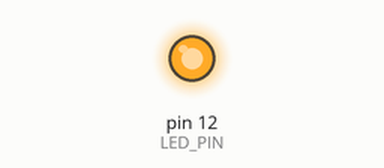
Bench run of a sketch on a simulated Arduino Uno, built with avr-gcc and run on an emulated ATmega328P. On the bench: output pins drawn as LEDs (lit = HIGH).

Above: at 0.5 s.
At 53.0 s:
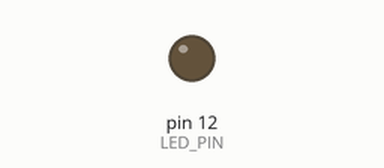
Timing chart, 0 to 59.8 s (numbered marks = the images above):
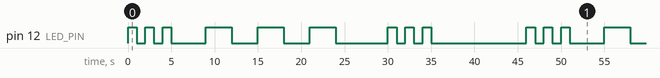

The sketch:

sos_morse.ino
```cpp
int LED_PIN = 12;
void setup() {
  // I setup port 12 for out experiment.
  pinMode(LED_PIN, OUTPUT); // LED output port.
}
void ledBlink(int duration){
  /**
   * This function blinks the LED at specified port with an interval of target duration. Here, we use port 12, although arduino default port for blinking is 13
  */
  digitalWrite(LED_PIN, HIGH);
  delay(duration);
  digitalWrite(LED_PIN, LOW);
  delay(duration);
}
void sosMorse(){
  //S
  /**
  ** 1. In order to represent S, we need to use 3 'dots'. Generally, the length of a dot is short. Here we use 1000ms for representing a single dot. We repeat ledBlink() method 3 times with duration 1000ms.
  ** 2. In order to represent O, we need to use 3 'dash'. Generally, the length of a dash is long. Here we use 1000ms for representing a single dash. We repeat ledBlink() method 3 times with duration 3000ms.
  ** 3.
  ***/
  ledBlink(1000);
  ledBlink(1000);
  ledBlink(1000);
  delay(3000); /**According to morse code convention, there should be a space between two consecutive letters and to represent a single space we delay(3000). **/
  // O
  ledBlink(3000);
  ledBlink(3000);
  ledBlink(3000);
  delay(3000);
  // S
  ledBlink(1000);
  ledBlink(1000);
  ledBlink(1000);
  //End
  delay(10000); /* delay between two SOS codes as it will continuously repeat. */
}
void loop() {
  sosMorse();
}
```

Measured:
- by itself, pin 12 (LED_PIN): repeats every 46.0 s: 2 × (LOW 1.0 s, HIGH 1.0 s), LOW 4.0 s, 2 × (HIGH 3.0 s, LOW 3.0 s), HIGH 3.0 s, LOW 6.0 s, 2 × (HIGH 1.0 s, LOW 1.0 s), HIGH 1.0 s, LOW 11.0 s, HIGH 1.0 s
- by itself, everything shown: repeats every 46.0 s, in 18 steps
